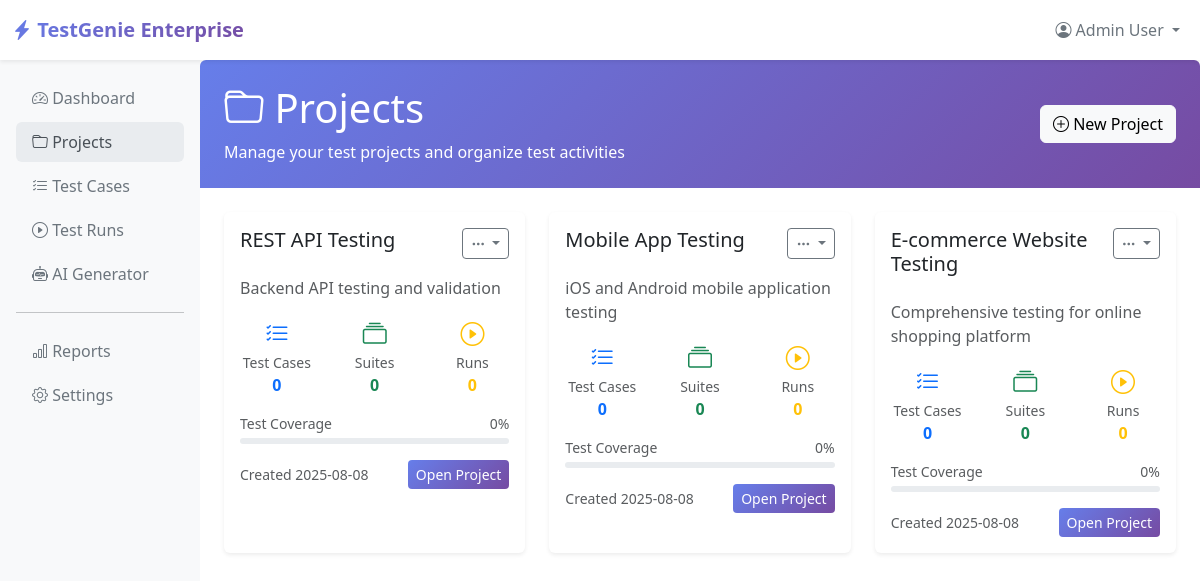
The app's page /projects with its own data.
### models.py (models this page shows)
class Project(db.Model):
    __tablename__ = 'projects'
    id = db.Column(db.String(36), primary_key=True, default=lambda: str(uuid.uuid4()))
    name = db.Column(db.String(100), nullable=False)
    description = db.Column(db.Text)
    created_by = db.Column(db.String(50), default='system')
    created_at = db.Column(db.DateTime, default=datetime.utcnow)
    test_cases = db.relationship('TestCase', backref='project', lazy=True, cascade='all, delete-orphan')
    test_suites = db.relationship('TestSuite', backref='project', lazy=True, cascade='all, delete-orphan')
    def to_dict(self):
        return {
            'id': self.id,
            'name': self.name,
            'description': self.description,
            'created_by': self.created_by,
            'created_at': self.created_at.isoformat() if self.created_at else None,
            'test_cases_count': len(self.test_cases),
            'test_suites_count': len(self.test_suites)
        }

### enterprise_test_platform_sqlite.py (the view)
@app.route('/projects')
def projects_list():
    all_projects = Project.query.order_by(Project.created_at.desc()).all()
    projects_data = [p.to_dict() for p in all_projects]
    return render_template('projects.html', projects=projects_data)

### templates/projects.html (shortened to what this page needs)
{% extends "base.html" %}
{% block content %}
<div class="page-header">
    <div class="d-flex justify-content-between align-items-center">
        <div>
            <h1 class="mb-2"><i class="bi bi-folder"></i> Projects</h1>
            <p class="mb-0">Manage your test projects and organize test activities</p>
        </div>
        <button class="btn btn-light" onclick="createProject()">
            <i class="bi bi-plus-circle"></i> New Project
        </button>
    </div>
</div>
<div class="row">
    {% if projects %}
        {% for project in projects %}
        <div class="col-md-4 mb-4">
            <div class="card h-100">
                <div class="card-body">
                    <div class="d-flex justify-content-between align-items-start mb-3">
                        <h5 class="card-title">{{ project.name }}</h5>
                        <div class="dropdown">
                            <button class="btn btn-sm btn-outline-secondary dropdown-toggle" data-bs-toggle="dropdown">
                                <i class="bi bi-three-dots"></i>
                            </button>
                        </div>
                    </div>
                    <p class="card-text text-muted">{{ project.description or 'No description provided' }}</p>
                    <div class="row text-center mb-3">
                        <div class="col-4">
                            <div class="text-primary">
                                <i class="bi bi-list-check fs-4"></i>
                                <div class="small text-muted">Test Cases</div>
                                <strong>0</strong>
                            </div>
                        </div>
                        <div class="col-4">
                            <div class="text-success">
                                <i class="bi bi-collection fs-4"></i>
                                <div class="small text-muted">Suites</div>
                                <strong>0</strong>
                            </div>
                        </div>
                        <div class="col-4">
                            <div class="text-warning">
                                <i class="bi bi-play-circle fs-4"></i>
                                <div class="small text-muted">Runs</div>
                                <strong>0</strong>
                            </div>
                        </div>
                    </div>
                    <div class="mb-3">
                        <div class="d-flex justify-content-between align-items-center mb-1">
                            <small class="text-muted">Test Coverage</small>
                            <small class="text-muted">0%</small>
                        </div>
                        <div class="progress" style="height: 6px;">
                        </div>
                    </div>
                    <div class="d-flex justify-content-between align-items-center">
                        <small class="text-muted">
                            Created {{ project.created_at[:10] if project.created_at else 'N/A' }}
                        </small>
                        <a href="{{ url_for('project_detail', project_id=project.id) }}" class="btn btn-primary btn-sm">
                            Open Project
                        </a>
                    </div>
                </div>
            </div>
        </div>
        {% endfor %}
    {% endif %}
</div>
{% endblock %}

### templates/base.html (style rules this page uses)
:root { --primary-gradient: linear-gradient(135deg, #667eea 0%, #764ba2 100%); --sidebar-bg: #f8f9fa; --card-shadow: 0 0.125rem 0.25rem rgba(0, 0, 0, 0.075); }
.card { box-shadow: var(--card-shadow); border: none; }
.page-header { background: var(--primary-gradient); color: white; margin: -1.5rem -1.5rem 1.5rem -1.5rem; padding: 1.5rem; border-radius: 0.375rem 0.375rem 0 0; }
.btn-primary { background: var(--primary-gradient); border: none; }

### records on screen
Project: name "REST API Testing", description "Backend API testing and validation", created_at "2025-08-08"
Project: name "Mobile App Testing", description "iOS and Android mobile application testing", created_at "2025-08-08"
Project: name "E-commerce Website Testing", description "Comprehensive testing for online shopping platform", created_at "2025-08-08"
